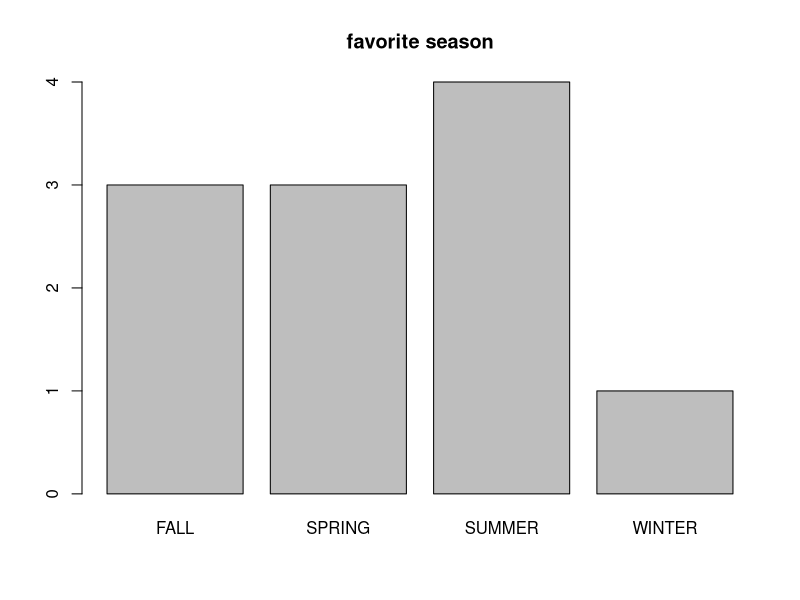
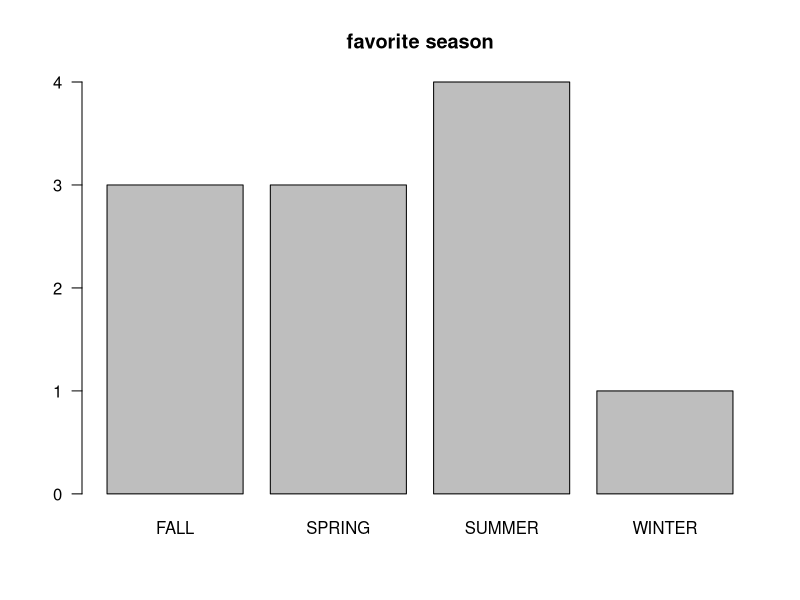
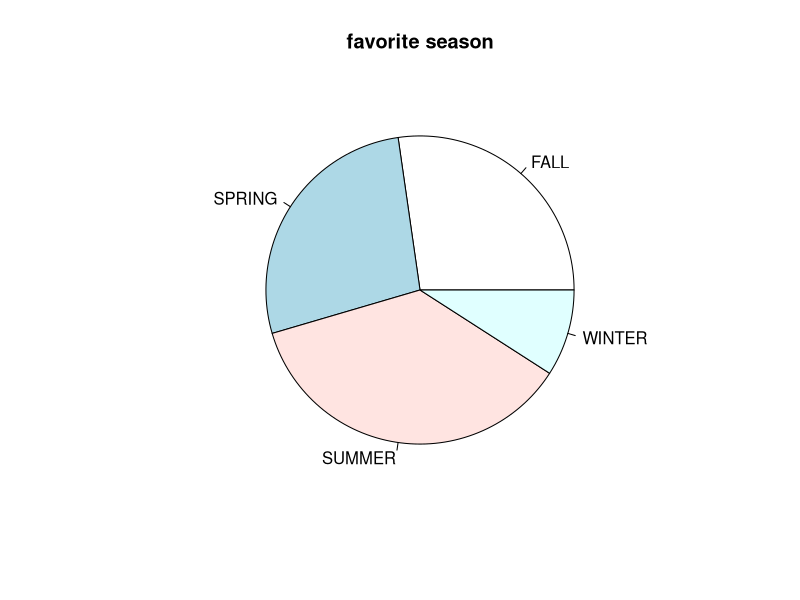
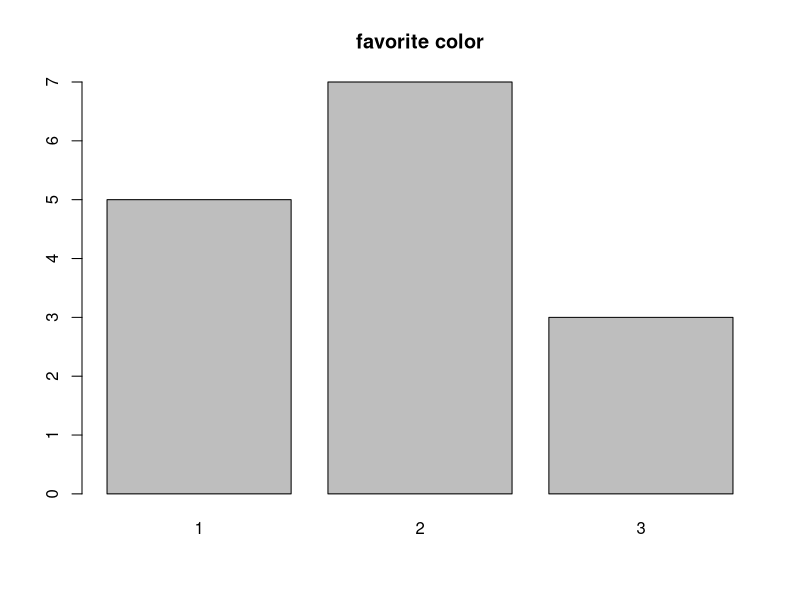
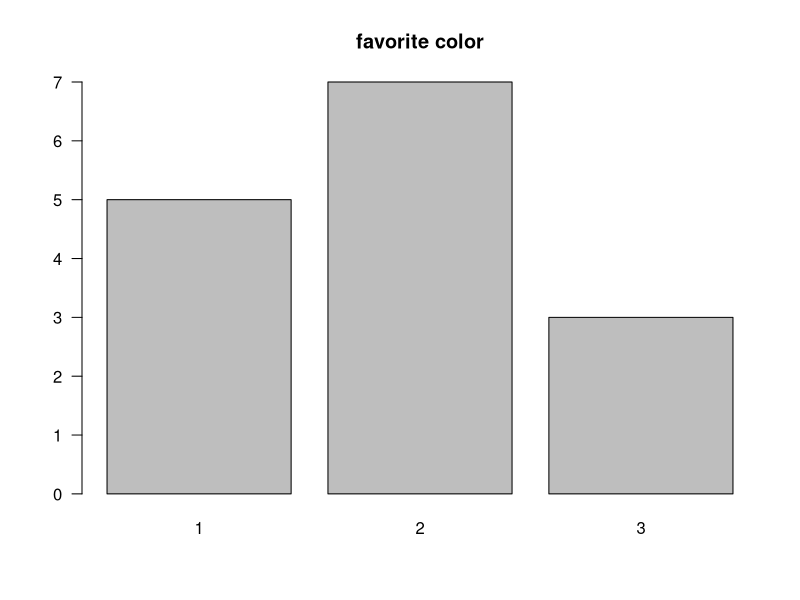
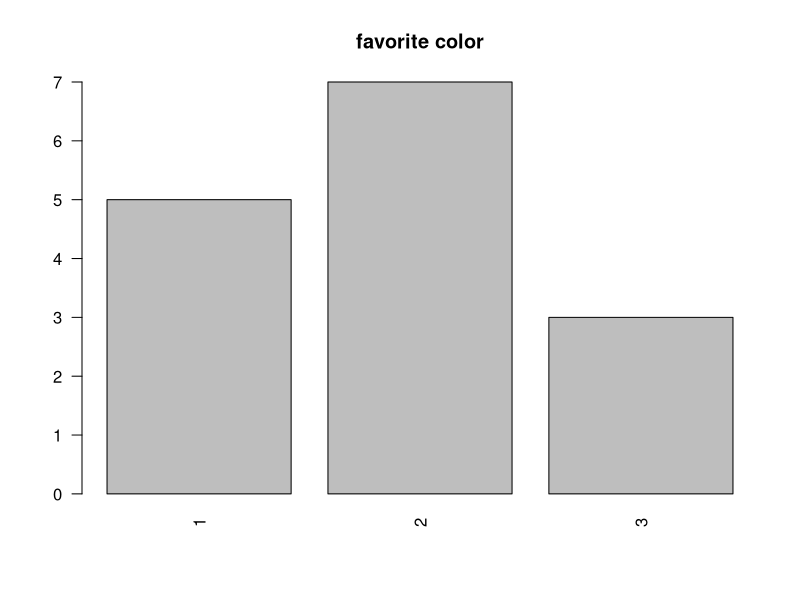
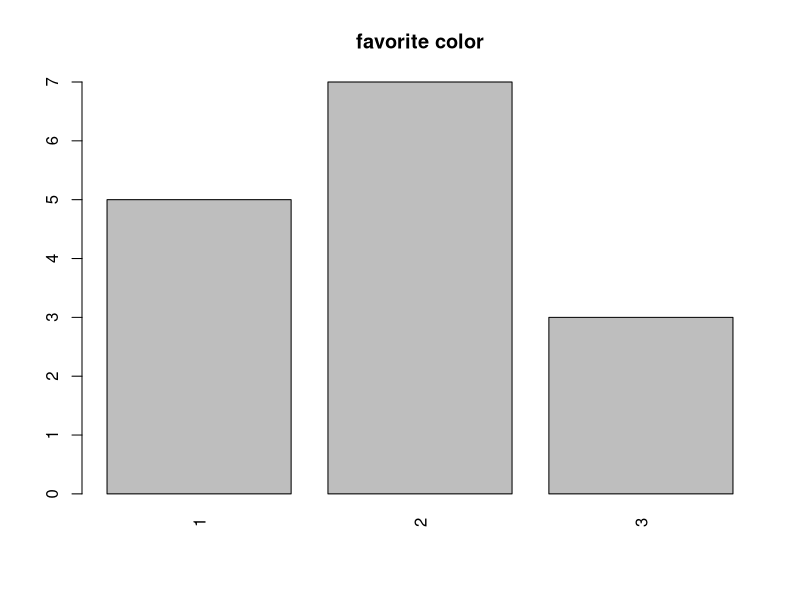
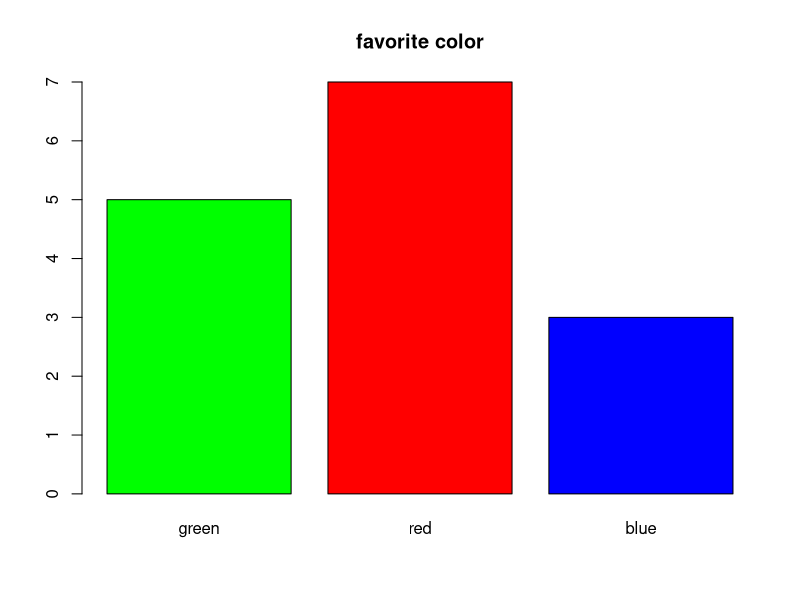

Here is the R script that generated these plots, in order:
rm(list = ls())

favorite <- c('WINTER', 'SUMMER', 'SPRING', 'SUMMER', 'SUMMER', 'FALL', 'FALL', 'FALL', 'SUMMER', 'SPRING', 'SPRING')

favorite
table(favorite)
table(favorite)/length(favorite)

ds <- table(favorite)
ds
barplot(ds, main = 'favorite season')
barplot(ds, main = 'favorite season', las=1)

ds <-  table(favorite)
ds
pie(ds, main ='favorite season')

favorite.color <-  c(2, 3, 2, 1, 1, 2, 2, 1, 3, 2, 1, 3, 2, 1, 2)
ds <- table(favorite.color)
ds

barplot(ds, main= 'favorite color')
barplot(ds, main = 'favorite color', las =1)
barplot(ds, main = 'favorite color', las = 2)
barplot(ds, main = 'favorite color', las = 3)

colors <- c('green',  'red', 'blue')
names(ds) <- colors
ds
barplot(ds, main = 'favorite color', col=colors)
pie(ds, main = 'favorite color', col = colors)

rm(list=ls())

weight <- c(60, 62, 64, 65, 68, 69)
weight.heavy <- c(weight, 120)
weight
weight.heavy

mean(weight)
mean(weight.heavy)

median(weight)
median(weight.heavy)

mean(weight, trim = 0.2)
mean(weight.heavy, trim = 0.2)

mydata <- c(60, 62, 64, 65, 68, 69, 120)
quantile(mydata)
quantile(mydata, (0:10)/10)
summary(mydata)

mydata <- c(1, 2, 3, 4)
quantile(mydata)
quantile(mydata, (0:10)/ 10)
summary(mydata)

mydata <- c(60, 62, 64, 65, 68, 69, 120)
var(mydata)     #분산, 평균에서 떨어진 정도
sd(mydata)      # 표준편차
range(mydata)   # 값의 범위

diff(range(mydata))
diff(c(150, 22))
diff(range(c(150, 22)))
diff(c(10, 100))



















